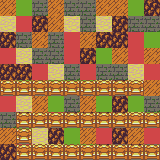

The image is a tile-based game level rendered from a .tmx file. Its description and complete source (layers, tilesets, objects, tile grids) follow:
An orthogonal 10x10 tile map with 16x16 px tiles, 2 tile layers (Tile Layer 1, Collision).

<map version="1.0" orientation="orthogonal" renderorder="right-down" width="10" height="10" tilewidth="16" tileheight="16" nextobjectid="29">
 <tileset firstgid="1" name="groundTiles" tilewidth="16" tileheight="16" tilecount="120" columns="8">
  <image source="../imgs/basictiles.png" width="128" height="240" />
  <tile id="37">
   <animation>
    <frame tileid="29" duration="20" />
    <frame tileid="37" duration="20" />
   </animation>
  </tile>
  <tile id="60">
   <animation>
    <frame tileid="61" duration="10" />
    <frame tileid="60" duration="10" />
   </animation>
  </tile>
  <tile id="75">
   <animation>
    <frame tileid="74" duration="12" />
    <frame tileid="75" duration="12" />
   </animation>
  </tile>
 </tileset>
 <layer name="Tile Layer 1" width="10" height="10">
  <data encoding="csv">
9,12,15,9,15,15,9,9,12,16,
11,10,16,9,11,15,11,16,15,15,
16,15,9,15,10,9,16,16,10,12,
10,11,15,15,10,16,12,9,10,9,
16,16,10,11,15,10,15,15,11,10,
9,12,9,12,12,12,11,16,11,9,
10,11,9,12,15,9,12,16,12,15,
15,16,9,10,16,16,16,16,11,12,
9,12,11,16,12,9,10,16,9,10,
16,10,11,11,12,12,16,15,16,15
</data>
 </layer>
 <layer name="Collision" width="10" height="10">
  <data encoding="csv">
0,0,0,0,0,0,0,0,0,0,
0,0,0,0,0,0,0,0,0,0,
0,0,0,0,0,0,0,0,0,0,
0,0,0,0,0,0,0,0,0,0,
0,0,0,0,0,0,0,0,0,0,
47,47,47,47,47,47,47,47,47,0,
0,0,0,0,0,0,0,0,0,0,
0,47,47,47,47,47,47,47,47,47,
0,47,0,0,0,0,0,0,0,0,
0,47,47,47,47,47,47,47,47,47
</data>
 </layer>
</map>
